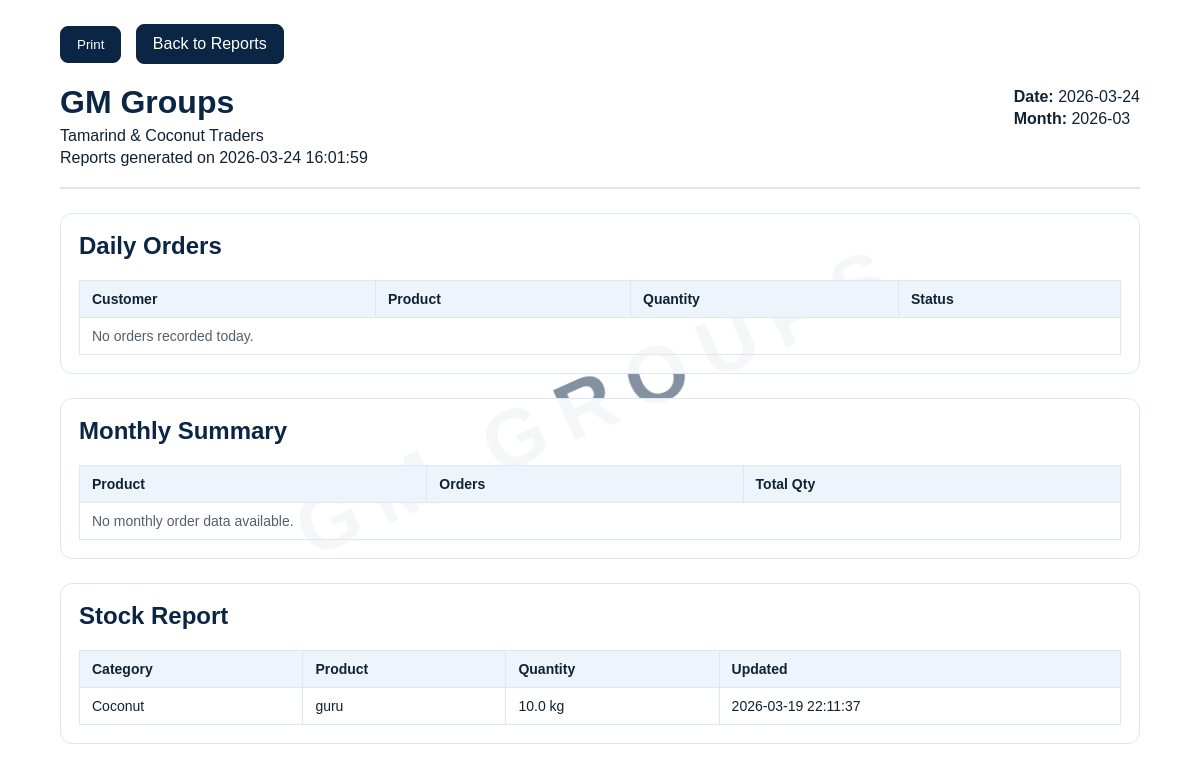
Page /reports/print (signed in) on the committed database.
### tables this page shows
CREATE TABLE stock (
            id INTEGER PRIMARY KEY AUTOINCREMENT,
            product_name TEXT NOT NULL,
            category TEXT NOT NULL CHECK(category IN ('Coconut', 'Tamarind')),
            quantity REAL NOT NULL,
            unit TEXT NOT NULL CHECK(unit IN ('nos', 'kg')),
            last_updated TEXT NOT NULL
        );

### app.py (the view)
@app.route("/reports/print")
@login_required
def reports_print():
    auto_print = request.args.get("auto_print") == "1"
    download_mode = request.args.get("download") == "pdf"
    return render_template(
        "reports_print.html",
        auto_print=auto_print,
        download_mode=download_mode,
        **get_reports_data(),
    )

### app.py (called while the page is built)
def get_db():
    if "db" not in g:
        g.db = sqlite3.connect(app.config["DATABASE"])
        g.db.row_factory = sqlite3.Row
    return g.db

def query_db(query, args=(), one=False):
    cur = get_db().execute(query, args)
    rows = cur.fetchall()
    cur.close()
    return (rows[0] if rows else None) if one else rows

def login_required(view):
    @wraps(view)
    def wrapped_view(**kwargs):
        if "user_id" not in session:
            return redirect(url_for("login"))
        return view(**kwargs)
    return wrapped_view

@app.context_processor
def inject_globals():
    profile_name = session.get("full_name") or session.get("username")
    return {
        "current_user": {
            "id": session.get("user_id"),
            "username": session.get("username"),
            "full_name": session.get("full_name"),
            "profile_name": profile_name,
            "role": session.get("role"),
        },
        "today": date.today().isoformat(),
    }

### templates/reports_print.html (shortened to what this page needs)
<!DOCTYPE html>
<html lang="en">
<head>
</head>
<body{% if auto_print %} onload="window.print()"{% endif %}>
    <div class="watermark">GM Groups</div>
    <div class="print-shell">
        <div class="print-actions">
            <button type="button" onclick="window.print()">{% if download_mode %}Save as PDF{% else %}Print{% endif %}</button>
            <a href="{{ url_for('reports') }}">Back to Reports</a>
        </div>
        <div class="print-header">
            <div>
                <h1>GM Groups</h1>
                <p>Tamarind & Coconut Traders</p>
                <p>Reports generated on {{ generated_at }}</p>
            </div>
            <div>
                <p><strong>Date:</strong> {{ today }}</p>
                <p><strong>Month:</strong> {{ current_month }}</p>
            </div>
        </div>
        <div class="report-card">
            <h2>Daily Orders</h2>
            <table>
                <thead>
                    <tr>
                        <th>Customer</th>
                        <th>Product</th>
                        <th>Quantity</th>
                        <th>Status</th>
                    </tr>
                </thead>
                <tbody>
                    {% for order in daily_orders %}
                    <tr>
                        <td>{{ order.customer_name }}</td>
                        <td>{{ order.product }}</td>
                        <td>{{ order.quantity }}</td>
                        <td>{{ order.status }}</td>
                    </tr>
                    {% else %}
                    <tr><td colspan="4" class="empty-state">No orders recorded today.</td></tr>
                    {% endfor %}
                </tbody>
            </table>
        </div>
        <div class="report-card">
            <h2>Monthly Summary</h2>
            <table>
                <thead>
                    <tr>
                        <th>Product</th>
                        <th>Orders</th>
                        <th>Total Qty</th>
                    </tr>
                </thead>
                <tbody>
                    {% for item in monthly_summary %}
                    <tr>
                        <td>{{ item.product }}</td>
                        <td>{{ item.order_count }}</td>
                        <td>{{ item.total_quantity }}</td>
                    </tr>
                    {% else %}
                    <tr><td colspan="3" class="empty-state">No monthly order data available.</td></tr>
                    {% endfor %}
                </tbody>
            </table>
        </div>
        <div class="report-card">
            <h2>Stock Report</h2>
            <table>
                <thead>
                    <tr>
                        <th>Category</th>
                        <th>Product</th>
                        <th>Quantity</th>
                        <th>Updated</th>
                    </tr>
                </thead>
                <tbody>
                    {% for item in stock_report %}
                    <tr>
                        <td>{{ item.category }}</td>
                        <td>{{ item.product_name }}</td>
                        <td>{{ item.quantity }} {{ item.unit }}</td>
                        <td>{{ item.last_updated }}</td>
                    </tr>
                    {% else %}
                    <tr><td colspan="4" class="empty-state">No stock data available.</td></tr>
                    {% endfor %}
                </tbody>
            </table>
        </div>
    </div>
</body>
</html>

### templates/reports_print.html (style rules this page uses)
body { font-family: Arial, sans-serif; margin: 0; padding: 24px; color: #102233; background: #ffffff; }
.watermark { position: fixed; top: 50%; left: 50%; transform: translate(-50%, -50%) rotate(-24deg); font-size: 5rem; font-weight: 700; letter-spacing: 0.22em; text-transform: uppercase; color: #0b2545; opacity: 0.5; pointer-events: none; white-space: nowrap; z-index: 0; }
.print-shell { position: relative; z-index: 1; max-width: 1080px; margin: 0 auto; }
.print-header { display: flex; justify-content: space-between; align-items: flex-start; gap: 16px; margin-bottom: 24px; border-bottom: 2px solid #dbe7f3; padding-bottom: 16px; }
.print-header h1 { margin: 0 0 6px; color: #0b2545; }
.print-header p { margin: 4px 0; }
.print-actions { margin-bottom: 20px; }
.print-actions button, .print-actions a { display: inline-block; margin-right: 10px; padding: 10px 16px; border-radius: 8px; border: 1px solid #0b2545; background: #0b2545; color: #ffffff; text-decoration: none; cursor: pointer; }
.report-card { margin-bottom: 24px; border: 1px solid #dbe7f3; border-radius: 12px; padding: 18px; break-inside: avoid; background: rgba(255, 255, 255, 0.92); }
h2 { margin-top: 0; color: #0b2545; }
table { width: 100%; border-collapse: collapse; }
th, td { border: 1px solid #dbe7f3; padding: 10px 12px; text-align: left; font-size: 14px; }
th { background: #eef4fb; }
.empty-state { color: #52606d; margin: 0; }

### rows in the picture
stock: category "Coconut", product_name "guru", quantity "10.0", unit "kg", last_updated "2026-03-19 22:11:37"
